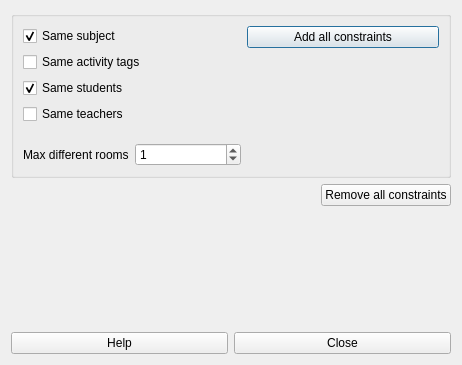
<?xml version="1.0" encoding="UTF-8"?>
<ui version="4.0">
 <class>AddRemoveMultipleConstraintsActivitiesOccupyMaxDifferentRoomsForm_template</class>
 <widget class="QDialog" name="AddRemoveMultipleConstraintsActivitiesOccupyMaxDifferentRoomsForm_template">
  <property name="geometry">
   <rect>
    <x>0</x>
    <y>0</y>
    <width>462</width>
    <height>365</height>
   </rect>
  </property>
  <property name="windowTitle">
   <string>Add/remove multiple constraints activities occupy max different rooms</string>
  </property>
  <layout class="QGridLayout" name="gridLayout_2">
   <item row="0" column="0">
    <widget class="QGroupBox" name="groupBox">
     <property name="title">
      <string/>
     </property>
     <layout class="QGridLayout" name="gridLayout">
      <item row="0" column="0">
       <layout class="QVBoxLayout" name="verticalLayout">
        <item>
         <widget class="QCheckBox" name="sameSubjectCheckBox">
          <property name="text">
           <string>Same subject</string>
          </property>
          <property name="checked">
           <bool>true</bool>
          </property>
         </widget>
        </item>
        <item>
         <widget class="QCheckBox" name="sameActivityTagsCheckBox">
          <property name="text">
           <string>Same activity tags</string>
          </property>
          <property name="checked">
           <bool>false</bool>
          </property>
         </widget>
        </item>
        <item>
         <widget class="QCheckBox" name="sameStudentsCheckBox">
          <property name="text">
           <string>Same students</string>
          </property>
          <property name="checked">
           <bool>true</bool>
          </property>
         </widget>
        </item>
        <item>
         <widget class="QCheckBox" name="sameTeachersCheckBox">
          <property name="text">
           <string>Same teachers</string>
          </property>
          <property name="checked">
           <bool>false</bool>
          </property>
         </widget>
        </item>
        <item>
         <spacer name="verticalSpacer_2">
          <property name="orientation">
           <enum>Qt::Vertical</enum>
          </property>
          <property name="sizeHint" stdset="0">
           <size>
            <width>218</width>
            <height>13</height>
           </size>
          </property>
         </spacer>
        </item>
        <item>
         <layout class="QHBoxLayout" name="horizontalLayout_2">
          <item>
           <widget class="QLabel" name="maxDifferentRoomsLabel">
            <property name="text">
             <string>Max different rooms</string>
            </property>
           </widget>
          </item>
          <item>
           <widget class="QSpinBox" name="maxDifferentRoomsSpinBox">
            <property name="value">
             <number>1</number>
            </property>
           </widget>
          </item>
         </layout>
        </item>
       </layout>
      </item>
      <item row="0" column="1">
       <layout class="QVBoxLayout" name="verticalLayout_2">
        <item>
         <widget class="QPushButton" name="addAllConstraintsPushButton">
          <property name="text">
           <string>Add all constraints</string>
          </property>
         </widget>
        </item>
        <item>
         <spacer name="verticalSpacer">
          <property name="orientation">
           <enum>Qt::Vertical</enum>
          </property>
          <property name="sizeHint" stdset="0">
           <size>
            <width>20</width>
            <height>40</height>
           </size>
          </property>
         </spacer>
        </item>
       </layout>
      </item>
     </layout>
    </widget>
   </item>
   <item row="1" column="0">
    <layout class="QHBoxLayout" name="horizontalLayout_3">
     <item>
      <spacer name="horizontalSpacer">
       <property name="orientation">
        <enum>Qt::Horizontal</enum>
       </property>
       <property name="sizeHint" stdset="0">
        <size>
         <width>40</width>
         <height>20</height>
        </size>
       </property>
      </spacer>
     </item>
     <item>
      <widget class="QPushButton" name="removeAllConstraintsPushButton">
       <property name="text">
        <string>Remove all constraints</string>
       </property>
      </widget>
     </item>
    </layout>
   </item>
   <item row="2" column="0">
    <spacer name="verticalSpacer_3">
     <property name="orientation">
      <enum>Qt::Vertical</enum>
     </property>
     <property name="sizeHint" stdset="0">
      <size>
       <width>20</width>
       <height>38</height>
      </size>
     </property>
    </spacer>
   </item>
   <item row="3" column="0">
    <layout class="QHBoxLayout" name="horizontalLayout">
     <item>
      <widget class="QPushButton" name="helpPushButton">
       <property name="text">
        <string>Help</string>
       </property>
      </widget>
     </item>
     <item>
      <widget class="QPushButton" name="closePushButton">
       <property name="text">
        <string>Close</string>
       </property>
      </widget>
     </item>
    </layout>
   </item>
  </layout>
 </widget>
 <resources/>
 <connections/>
</ui>
